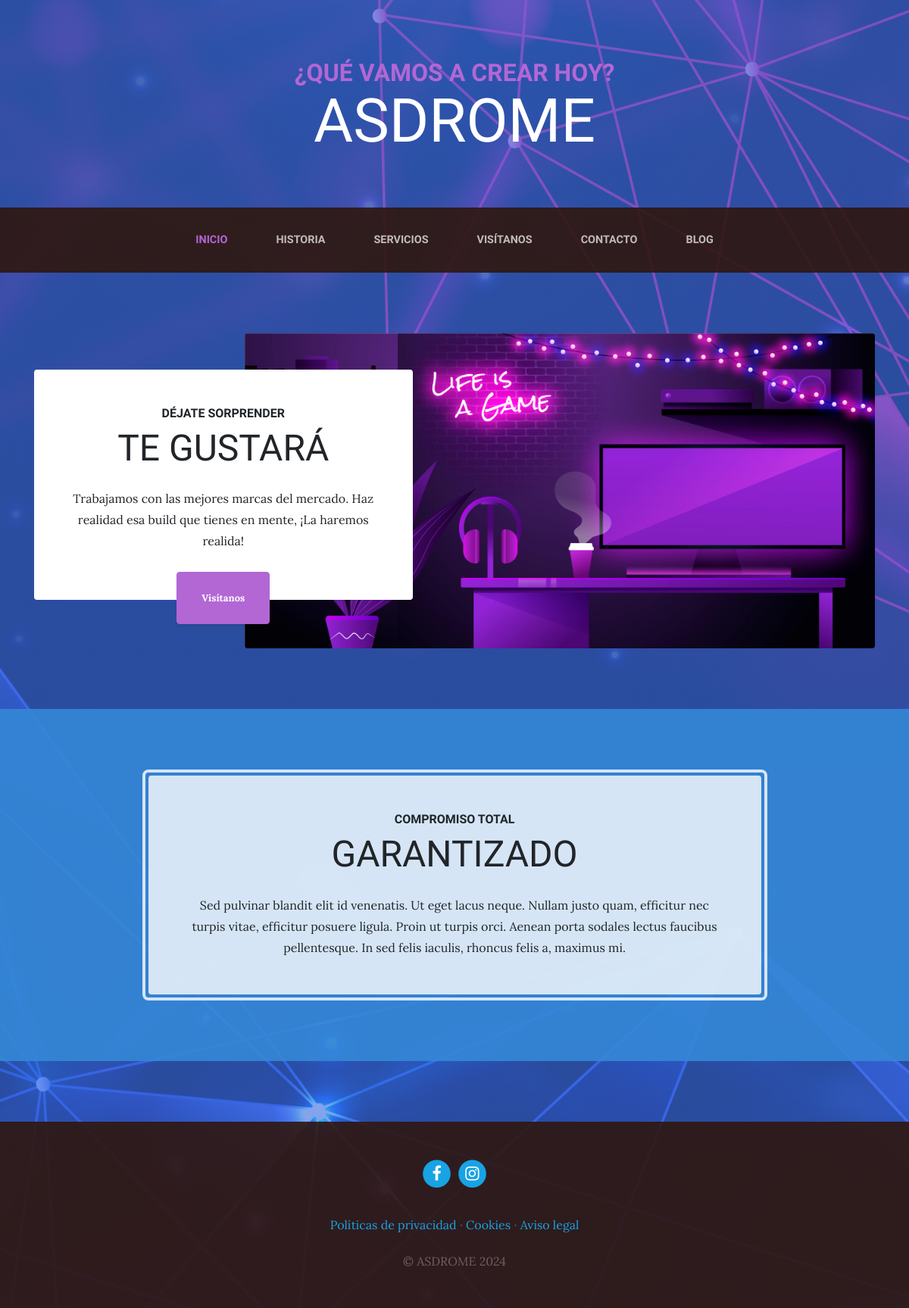
The page / on the database its author committed.
### pages/models.py (models this page shows, shortened)
class Page(models.Model):
    title = models.CharField(verbose_name='Título', max_length=200)
    content = RichTextField(verbose_name='Contenido')
    order = models.SmallIntegerField(verbose_name='Orden', default=0)
    created = models.DateTimeField(auto_now_add=True, verbose_name='Fecha de creación')
    updated = models.DateTimeField(auto_now=True, verbose_name='Fecha de edición')
    class Meta:
        verbose_name='página'
        verbose_name_plural='páginas'
        ordering = ['order', 'title']

### core/views.py (the view)
# urls.py: path('', views.home, name="home"),
def home(request):
    return render(request, "core/home.html")

### pages/templatetags/pages_extras.py (called while the page is built)
@register.simple_tag
def get_page_list():
    pages = Page.objects.all()
    return pages

### social/processors.py (called while the page is built)
def context_dict(request):
    ctx = {}
    links = Link.objects.all()
    for link in links:
        ctx[link.key] = link.url
    return ctx

### core/templates/core/home.html (shortened to what this page needs)
{% extends 'core/base.html' %}
{% load static %}
{% block content %}
<section class="page-section clearfix">
  <div class="container">
    <div class="intro">
      <img class="intro-img img-fluid mb-3 mb-lg-0 rounded" src="{% static 'core/img/pc.jpg' %}" alt="">
      <div class="intro-text left-0 text-center bg-faded p-5 rounded">
        <h2 class="section-heading mb-4">
          <span class="section-heading-upper">Déjate sorprender</span>
          <span class="section-heading-lower">Te gustará</span>
        </h2>
        <p class="mb-3">Trabajamos con las mejores marcas del mercado. Haz realidad esa build que tienes en mente, ¡La haremos realida!
        </p>
        <div class="intro-button mx-auto">
          <a class="btn btn-primary btn-xl" href="/store/">Visítanos</a>
        </div>
      </div>
    </div>
  </div>
</section>
<section class="page-section cta">
  <div class="container">
    <div class="row">
      <div class="col-xl-9 mx-auto">
        <div class="cta-inner text-center rounded">
          <h2 class="section-heading mb-4">
            <span class="section-heading-upper">Compromiso total</span>
            <span class="section-heading-lower">Garantizado</span>
          </h2>
          <p class="mb-0">Sed pulvinar blandit elit id venenatis. Ut eget lacus neque. Nullam justo quam, efficitur nec turpis vitae, efficitur posuere ligula. Proin ut turpis orci. Aenean porta sodales lectus faucibus pellentesque. In sed felis iaculis, rhoncus felis a, maximus mi.</p>
        </div>
      </div>
    </div>
  </div>
</section>
{% endblock %}

### core/templates/core/base.html (shortened to what this page needs)
<!DOCTYPE html>
<html lang="es">
  <head>
    {% load static %}
    <link href="{% static 'core/vendor/bootstrap/css/bootstrap.min.css' %}" rel="stylesheet">
    <link href="{% static 'core/vendor/font-awesome/css/font-awesome.min.css' %}" rel="stylesheet" type="text/css">
    <link href="{% static 'core/css/business-casual.css' %}" rel="stylesheet">
  </head>
  <body>
    <h1 class="site-heading text-center text-white d-none d-lg-block">
      <span class="site-heading-upper text-primary mb-3">¿QUÉ VAMOS A CREAR HOY?</span>
      <span class="site-heading-lower">ASDROME</span>
    </h1>
    <nav class="navbar navbar-expand-lg navbar-dark py-lg-4" id="mainNav">
      <div class="container">
        <div class="collapse navbar-collapse" id="navbarResponsive">
          <ul class="navbar-nav mx-auto">
            <li class="nav-item px-lg-4 {% if request.path == '/' %}active{% endif %}">
              <a class="nav-link text-uppercase text-expanded" href="{% url 'home' %}">Inicio</a>
            </li>
            <li class="nav-item px-lg-4 {% if request.path == '/about/' %}active{% endif %}">
              <a class="nav-link text-uppercase text-expanded" href="{% url 'about' %}">Historia</a>
            </li>
            <li class="nav-item px-lg-4 {% if request.path == '/services/' %}active{% endif %}">
              <a class="nav-link text-uppercase text-expanded" href="{% url 'services' %}">Servicios</a>
            </li>
            <li class="nav-item px-lg-4 {% if request.path == '/store/' %}active{% endif %}">
              <a class="nav-link text-uppercase text-expanded" href="{% url 'store' %}">Visítanos</a>
            </li>
            <li class="nav-item px-lg-4 {% if request.path == '/contact/' %}active{% endif %}">
              <a class="nav-link text-uppercase text-expanded" href="{% url 'contact' %}">Contacto</a>
            </li>
            <li class="nav-item px-lg-4 {% if request.path|slice:":6" == '/blog/' %}active{% endif %}">
              <a class="nav-link text-uppercase text-expanded" href="{% url 'blog' %}">Blog</a>
            </li>
          </ul>
        </div>
      </div>
    </nav>
    {% block content %} {% endblock %}
    <footer class="footer text-faded text-center py-5">
      <div class="container">
        <p class="m-0">
          {% if LINK_FACEBOOK %}
            <a href="{{LINK_FACEBOOK}}" class="link">
              <span class="fa-stack fa-lg">
                <i class="fa fa-circle fa-stack-2x"></i>
                <i class="fa fa-facebook fa-stack-1x fa-inverse"></i>
              </span>
            </a>
          {% endif %}
          {% if LINK_INSTAGRAM %}
            <a href="{{LINK_INSTAGRAM}}" class="link">
              <span class="fa-stack fa-lg">
                <i class="fa fa-circle fa-stack-2x"></i>
                <i class="fa fa-instagram fa-stack-1x fa-inverse"></i>
              </span>
            </a>
          {% endif %}
        </p>
        <p class="m-0 mbt">
          {% load pages_extras %}
          {% get_page_list as page_list %}
          {% for page in page_list %}
            <a href="{% url 'page' page.id page.title|slugify %}" class="link">{{page.title}}</a> {% if not forloop.last %}·{% endif %}
          {% endfor %}
        </p>
        <p class="m-0 mbt1">&copy; ASDROME 2024</p>
      </div>
	  </footer>
  </body>
</html>

### core/static/core/css/business-casual.css (style rules this page uses)
body { font-family: 'Lora'; background: linear-gradient(rgba(64, 116, 227, 0.65), rgba(64, 116, 227, 0.65)), url("../img/bg_cyber.jpg"); background-attachment: fixed; background-position: center; background-size: cover; }
h1, h2, h3, h4, h5, h6 { font-family: 'Raleway'; }
p { line-height: 1.75; }
.text-faded { color: rgba(255, 255, 255, 0.3); }
.site-heading { margin-top: 5rem; margin-bottom: 5rem; text-transform: uppercase; line-height: 1; font-family: 'Raleway'; }
.site-heading .site-heading-upper { display: block; font-size: 2rem; font-weight: 800; }
.site-heading .site-heading-lower { font-size: 5rem; font-weight: 100; line-height: 4rem; }
.page-section { margin-top: 5rem; margin-bottom: 5rem; }
.section-heading { text-transform: uppercase; }
.section-heading .section-heading-upper { display: block; font-size: 1rem; font-weight: 800; padding-bottom:.5rem; }
.section-heading .section-heading-lower { display: block; font-size: 3rem; font-weight: 100; }
.bg-faded { background-color: rgb(255, 255, 255); }
#mainNav { background-color: rgba(47, 23, 15, 0.9); font-family: 'Raleway'; }
#mainNav .navbar-nav .nav-item .nav-link { color: rgba(255, 255, 255, 0.7); font-weight: 800; }
#mainNav .navbar-nav .nav-item.active .nav-link { color: #b267d5; }
@media (min-width: 992px) { #mainNav .navbar-nav .nav-item .nav-link { font-size: 0.9rem; } }
.btn-xl { font-weight: 700; font-size: 0.8rem; padding-top: 1.5rem; padding-bottom: 1.5rem; padding-left: 2rem; padding-right: 2rem; }
.intro { position: relative; }
@media (min-width: 992px) { .intro .intro-img { width: 75%; float: right; } }
@media (min-width: 992px) { .intro .intro-text { left: 0; width: 60%; margin-top: 3rem; position: absolute; } }
@media (min-width: 992px) { .intro .intro-text .intro-button { width: 100%; left: 0; position: absolute; bottom: -2rem; } }
@media (min-width: 1200px) { .intro .intro-text { width: 45%; } }
.cta { padding-top: 5rem; padding-bottom: 5rem; background-color: rgba(53, 136, 214, 0.9); }
.cta .cta-inner { position: relative; padding: 3rem; margin: 0.5rem; background-color: rgba(255, 255, 255, 0.8); }
.cta .cta-inner:before { border-radius: 0.5rem; content: ''; position: absolute; top: -0.5rem; bottom: -0.5rem; left: -0.5rem; right: -0.5rem; border: 0.25rem solid rgba(255, 255, 255, 0.8); }
.footer { background-color: rgba(47, 23, 15, 0.9); }
.text-primary { color: #b267d5 !important; }
.btn { box-shadow: 0px 3px 3px 0px rgba(33, 37, 41, 0.1); }
.btn-primary { background-color: #b267d5; border-color: #b267d5; }
.mbt { padding-top: 2rem; }
.mbt1 { padding-top: 1.25rem; }
a.link { color: #17a3e4; }

### rows shown on the page
Page: title "Políticas de privacidad"
Page: title "Cookies"
Page: title "Aviso legal"
